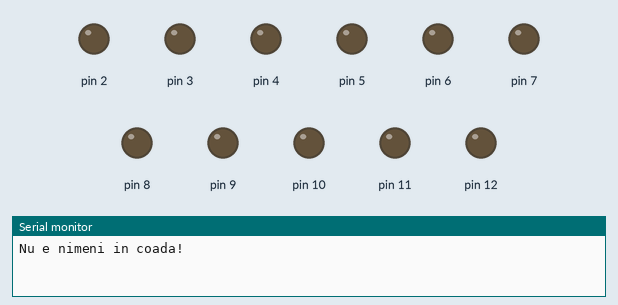
Recording of a sketch running on a simulated Arduino Uno, built with avr-gcc and run on an emulated ATmega328P. Shown: output pins drawn as LEDs (lit = HIGH), the last lines printed to the serial monitor. Random numbers use the default seed unless the sketch sets one.

Above: at 0.1 s.
At 6.5 s:
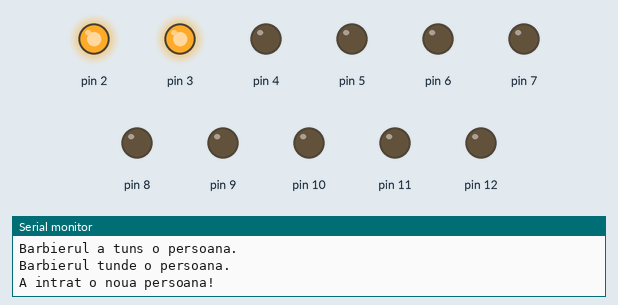
At 12.2 s:
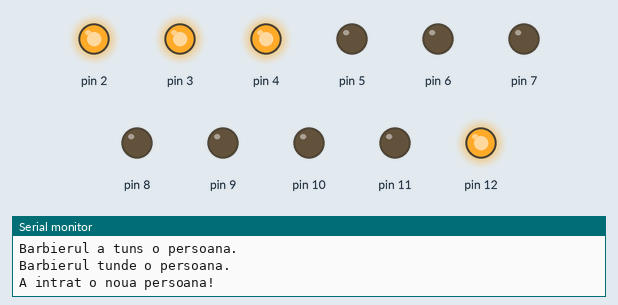
At 16.9 s:
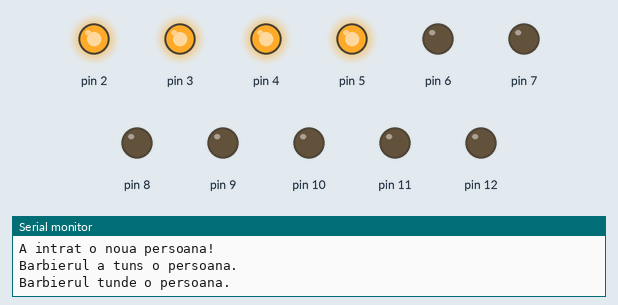
At 29.2 s:
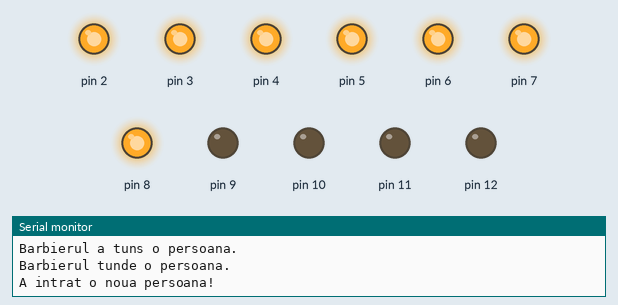
At 38.8 s:
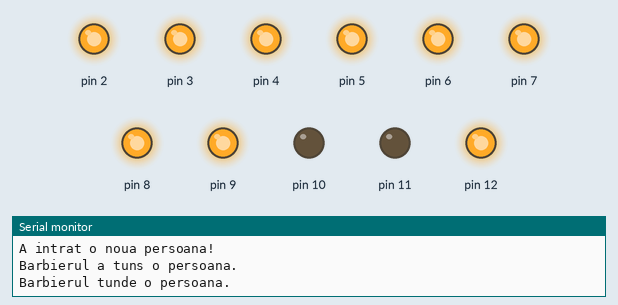
Timing chart, 0 to 40.0 s (numbered marks = the images above):
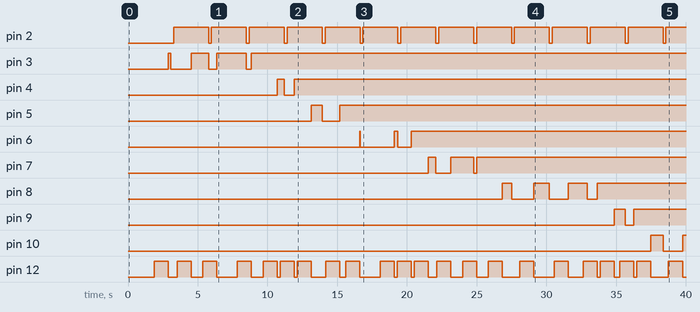

Measured:
- by itself, pin 2: alternates HIGH for 2.5 s and LOW for 0.21 s
- by itself, pin 3: goes HIGH 0.16 s, LOW 1.5 s, HIGH 1.2 s, LOW 0.60 s, HIGH 2.1 s, LOW 0.36 s, then HIGH
- by itself, pin 4: LOW → HIGH at 10.7 s, → LOW 0.51 s later, → HIGH 0.70 s later
- by itself, pin 5: LOW → HIGH at 13.1 s, → LOW 0.80 s later, → HIGH 1.3 s later
- by itself, pin 6: goes HIGH 0.03 s, LOW 2.4 s, HIGH 0.27 s, LOW 0.94 s, then HIGH
- by itself, pin 7: goes HIGH 0.56 s, LOW 1.1 s, HIGH 1.6 s, LOW 0.21 s, then HIGH
- by itself, pin 8: goes HIGH 0.66 s, LOW 1.6 s, HIGH 1.1 s, LOW 1.4 s, HIGH 1.4 s, LOW 0.70 s, then HIGH
- by itself, pin 9: LOW → HIGH at 34.8 s, → LOW 0.80 s later, → HIGH 0.63 s later

The sketch:

SleepingBarber.ino
```cpp
#include <Arduino_FreeRTOS.h>
#include <semphr.h>

//Variabile globale
int scaune[8];
int pozitieInserare;
bool clientOk = true;
bool tunde = true;
unsigned long timpClient = 0;

//Definitiile 3 celor funtii ce vor fi executate
void TaskClienti( void *pvParameters );
void TaskBarber( void *pvParameters );
void TaskCoada( void *pvParameters);

SemaphoreHandle_t MutexBarber;
SemaphoreHandle_t MutexClient;

void setup() {
  Serial.begin(9600); // Este initializata comunicatia seriala
    //LED Barbier
    pinMode(2, OUTPUT);
    //Leduri locuri in coada
    pinMode(3, OUTPUT);
    pinMode(4, OUTPUT);
    pinMode(5, OUTPUT);
    pinMode(6, OUTPUT);
    pinMode(7, OUTPUT);
    pinMode(8, OUTPUT);
    pinMode(9, OUTPUT);
    pinMode(10, OUTPUT);
    //Led intrare libera in coada
    pinMode(11, OUTPUT);
    //Led coada este plina
    pinMode(12, OUTPUT);

  //Initializare coada
  for(int i = 0; i < 8; i++) {
    scaune[i] = 0;
  }

  //Initializare mutexuri
  MutexBarber = xSemaphoreCreateMutex();
  MutexClient = xSemaphoreCreateMutex();

  // Sunt create cele 3 taskuri, fiecare cu 128 de cuvinte de memorie rezervate si prioritate egala cu 1
  xTaskCreate(TaskBarber, "TaskBarber", 128, NULL, 1, NULL);
  xTaskCreate(TaskClienti, "TaskClienti", 128, NULL, 1, NULL);
  xTaskCreate(TaskCoada, "TaskCoada", 128, NULL, 1, NULL);
  vTaskStartScheduler(); // Este pornit algoritmul de planificare
}

void loop() {}

void TaskBarber(void *pvParameters) {
  while(1) {
    if(scaune[0] and xSemaphoreTake(MutexBarber, portMAX_DELAY) == pdTRUE) {
      //Extragere din coada
      for(int i = 0; i < 7; i++) {
        scaune[i] = scaune[i + 1];
      }
      scaune[7] = 0;
      vTaskDelay(200 / portTICK_PERIOD_MS);
      digitalWrite(2, HIGH);
      Serial.println("Barbierul tunde o persoana.");
      //Barbierul tunde 2.5 secunde
      vTaskDelay(2500 / portTICK_PERIOD_MS);
      digitalWrite(2, LOW);
      Serial.println("Barbierul a tuns o persoana.");
      xSemaphoreGive(MutexBarber);
    }
    else if(!scaune[0]){
      //Oprire task
      if(!tunde) {
        Serial.println("Salonul s-a inchis, o zi buna!");
        vTaskDelete(NULL);
      }
      Serial.println("Nu e nimeni in coada!");
      vTaskDelay(500 / portTICK_PERIOD_MS);
    }
  }
}

void TaskCoada(void *pvParameters) {
  while(1) {
    //Calculare pozitie inserare
    int i;
    for(i = 0; i < 8; i++) {
      if(!scaune[i]) {
         break;
      }
    }
    if(i != 8) {
      pozitieInserare = i;
    }
    else {
      pozitieInserare = -1;
    }

    //Setare leduri
    for(int j = 0; j < 8; j++) {
      if(scaune[j]) {
        digitalWrite(j + 3, HIGH);
      }
      else {
        digitalWrite(j + 3, LOW);
      }
    }

    //Oprite task
    if(pozitieInserare == 0 and !tunde and xSemaphoreTake(MutexBarber, portMAX_DELAY) == pdTRUE) {
      vTaskDelete(NULL);
    }
  }
}

void TaskClienti(void *pvParameters) {
  int timpRandom;
  unsigned long timpClienti;
  while(1) {
    vTaskDelay(200 / portTICK_PERIOD_MS);
    //Calculare timp ramas pentru a mai primii clienti
    timpClienti = millis();
    if(timpClienti >= 60000) {
      tunde = false;
      Serial.println("Salonul se inchide, nu mai primim clienti!");
      vTaskDelete(NULL);
    }

    //Alegere aleatoare intre 2 clienti in intervalul 0.75 si 2.5 secunde
    if(clientOk) {
      clientOk = false;
      timpRandom = random(750, 2500);
    }

    unsigned long timp = millis();
    if(timp - timpClient >= timpRandom) {
      //Mesaj pentru ca nu se poate adauga in coada un client
      if(pozitieInserare == -1) {
        Serial.println("Coada este plina!");
        digitalWrite(11, HIGH);
        vTaskDelay(1000 / portTICK_PERIOD_MS);
        digitalWrite(11, LOW);
        timpClient = timp;
        clientOk = true;
      }
      else if(pozitieInserare != -1 and xSemaphoreTake(MutexClient, portMAX_DELAY) == pdTRUE){
        //Ocupare scaun un salon de catre client, 1 secunda
        digitalWrite(12, HIGH);
        vTaskDelay(1000 / portTICK_PERIOD_MS);
        digitalWrite(12, LOW);
        scaune[pozitieInserare] = 1;
        Serial.println("A intrat o noua persoana!");
        timpClient = timp;
        clientOk = true;
        xSemaphoreGive(MutexClient);
      }
    }
  }
}
```
